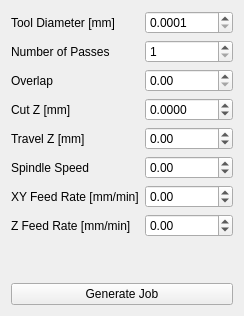
                  <widget class="QWidget" name="top_page">
                   <layout class="QGridLayout" name="gridLayout_2">
                    <item row="3" column="1">
                     <widget class="QDoubleSpinBox" name="top_cut_z_dsb">
                      <property name="accelerated">
                       <bool>true</bool>
                      </property>
                      <property name="decimals">
                       <number>4</number>
                      </property>
                      <property name="minimum">
                       <double>-9999.000000000000000</double>
                      </property>
                      <property name="maximum">
                       <double>9999.000000000000000</double>
                      </property>
                      <property name="singleStep">
                       <double>0.000100000000000</double>
                      </property>
                      <property name="value">
                       <double>0.000000000000000</double>
                      </property>
                     </widget>
                    </item>
                    <item row="0" column="0">
                     <widget class="QLabel" name="top_tool_diameter_la">
                      <property name="text">
                       <string>Tool Diameter [mm]</string>
                      </property>
                     </widget>
                    </item>
                    <item row="11" column="0" colspan="2">
                     <widget class="QPushButton" name="top_generate_job_pb">
                      <property name="text">
                       <string>Generate Job</string>
                      </property>
                     </widget>
                    </item>
                    <item row="1" column="0">
                     <widget class="QLabel" name="top_n_passes_la">
                      <property name="text">
                       <string>Number of Passes</string>
                      </property>
                     </widget>
                    </item>
                    <item row="10" column="0" colspan="2">
                     <spacer name="top_vertical_spacer">
                      <property name="orientation">
                       <enum>Qt::Vertical</enum>
                      </property>
                      <property name="sizeHint" stdset="0">
                       <size>
                        <width>20</width>
                        <height>40</height>
                       </size>
                      </property>
                     </spacer>
                    </item>
                    <item row="4" column="0">
                     <widget class="QLabel" name="top_travel_z_la">
                      <property name="text">
                       <string>Travel Z [mm]</string>
                      </property>
                     </widget>
                    </item>
                    <item row="4" column="1">
                     <widget class="QDoubleSpinBox" name="top_travel_z_dsb">
                      <property name="accelerated">
                       <bool>true</bool>
                      </property>
                      <property name="decimals">
                       <number>2</number>
                      </property>
                      <property name="minimum">
                       <double>-9999.000000000000000</double>
                      </property>
                      <property name="maximum">
                       <double>9999.000000000000000</double>
                      </property>
                      <property name="singleStep">
                       <double>0.010000000000000</double>
                      </property>
                     </widget>
                    </item>
                    <item row="3" column="0">
                     <widget class="QLabel" name="top_cut_z_la">
                      <property name="text">
                       <string>Cut Z [mm]</string>
                      </property>
                     </widget>
                    </item>
                    <item row="2" column="0">
                     <widget class="QLabel" name="top_overlap_la">
                      <property name="text">
                       <string>Overlap</string>
                      </property>
                     </widget>
                    </item>
                    <item row="6" column="0">
                     <widget class="QLabel" name="top_spindle_speed_la">
                      <property name="text">
                       <string>Spindle Speed</string>
                      </property>
                     </widget>
                    </item>
                    <item row="7" column="1">
                     <widget class="QDoubleSpinBox" name="top_xy_feed_rate_dsb">
                      <property name="accelerated">
                       <bool>true</bool>
                      </property>
                      <property name="decimals">
                       <number>2</number>
                      </property>
                      <property name="minimum">
                       <double>-9999.000000000000000</double>
                      </property>
                      <property name="maximum">
                       <double>9999.000000000000000</double>
                      </property>
                     </widget>
                    </item>
                    <item row="0" column="1">
                     <widget class="QDoubleSpinBox" name="top_tool_diameter_dsb">
                      <property name="accelerated">
                       <bool>true</bool>
                      </property>
                      <property name="decimals">
                       <number>4</number>
                      </property>
                      <property name="minimum">
                       <double>0.000100000000000</double>
                      </property>
                      <property name="maximum">
                       <double>100.000000000000000</double>
                      </property>
                      <property name="singleStep">
                       <double>0.000100000000000</double>
                      </property>
                      <property name="stepType">
                       <enum>QAbstractSpinBox::DefaultStepType</enum>
                      </property>
                     </widget>
                    </item>
                    <item row="7" column="0">
                     <widget class="QLabel" name="top_xy_feed_rate_la">
                      <property name="text">
                       <string>XY Feed Rate [mm/min]</string>
                      </property>
                     </widget>
                    </item>
                    <item row="1" column="1">
                     <widget class="QSpinBox" name="top_n_passes_sb">
                      <property name="minimum">
                       <number>1</number>
                      </property>
                     </widget>
                    </item>
                    <item row="6" column="1">
                     <widget class="QDoubleSpinBox" name="top_spindle_speed_dsb">
                      <property name="decimals">
                       <number>2</number>
                      </property>
                      <property name="minimum">
                       <double>-9999.000000000000000</double>
                      </property>
                      <property name="maximum">
                       <double>9999.000000000000000</double>
                      </property>
                     </widget>
                    </item>
                    <item row="2" column="1">
                     <widget class="QDoubleSpinBox" name="top_overlap_dsb">
                      <property name="accelerated">
                       <bool>true</bool>
                      </property>
                      <property name="decimals">
                       <number>2</number>
                      </property>
                      <property name="minimum">
                       <double>0.000000000000000</double>
                      </property>
                      <property name="maximum">
                       <double>1.000000000000000</double>
                      </property>
                      <property name="singleStep">
                       <double>0.010000000000000</double>
                      </property>
                     </widget>
                    </item>
                    <item row="9" column="0">
                     <widget class="QLabel" name="top_z_feed_rate_la">
                      <property name="text">
                       <string>Z Feed Rate [mm/min]</string>
                      </property>
                     </widget>
                    </item>
                    <item row="9" column="1">
                     <widget class="QDoubleSpinBox" name="top_z_feed_rate_dsb">
                      <property name="accelerated">
                       <bool>true</bool>
                      </property>
                      <property name="decimals">
                       <number>2</number>
                      </property>
                      <property name="minimum">
                       <double>-9999.000000000000000</double>
                      </property>
                      <property name="maximum">
                       <double>9999.000000000000000</double>
                      </property>
                     </widget>
                    </item>
                   </layout>
                  </widget>
